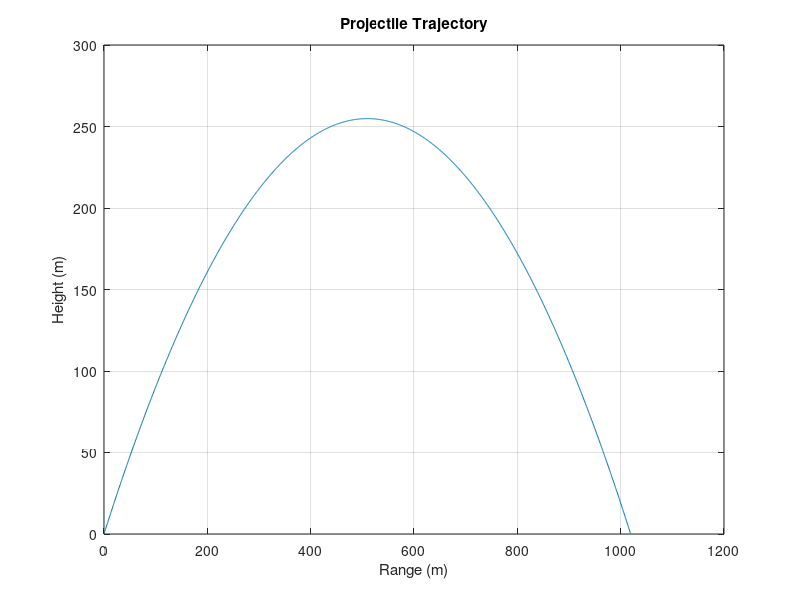

Reproduce this figure in MATLAB.
% Define constants
g = 9.81;  % gravitational acceleration (m/s^2)
v0 = 100;  % initial velocity (m/s)
theta = 45;  % launch angle (degrees)

% Convert theta to radians
theta_rad = deg2rad(theta);

% Calculate time of flight
t_flight = 2 * v0 * sin(theta_rad) / g;

% Generate time array
t = 0:0.01:t_flight;

% Calculate x and y coordinates
x = v0 * cos(theta_rad) * t;
y = v0 * sin(theta_rad) * t - 0.5 * g * t.^2;

% Calculate range and maximum height
range = max(x);
max_height = max(y);

% Plot trajectory
figure;
plot(x, y);
xlabel('Range (m)');
ylabel('Height (m)');
title('Projectile Trajectory');
grid on;

% Display range and maximum height
fprintf('Range: %.2f m\n', range);
fprintf('Maximum Height: %.2f m\n', max_height);
